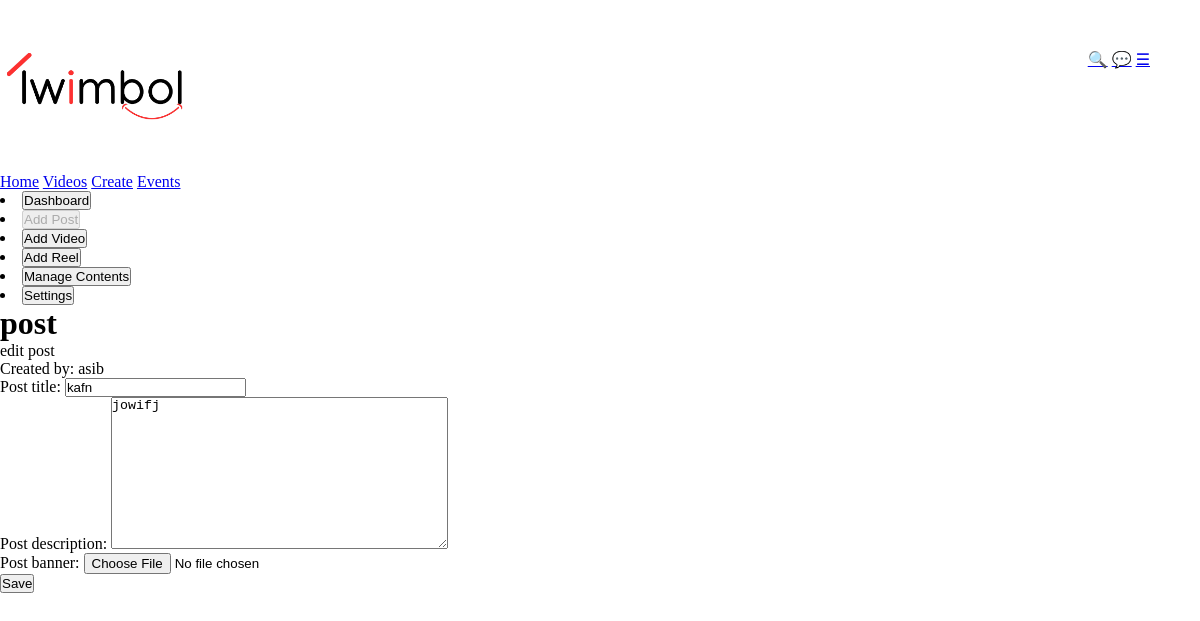
The app's page /create/post/38 (signed in), older data.
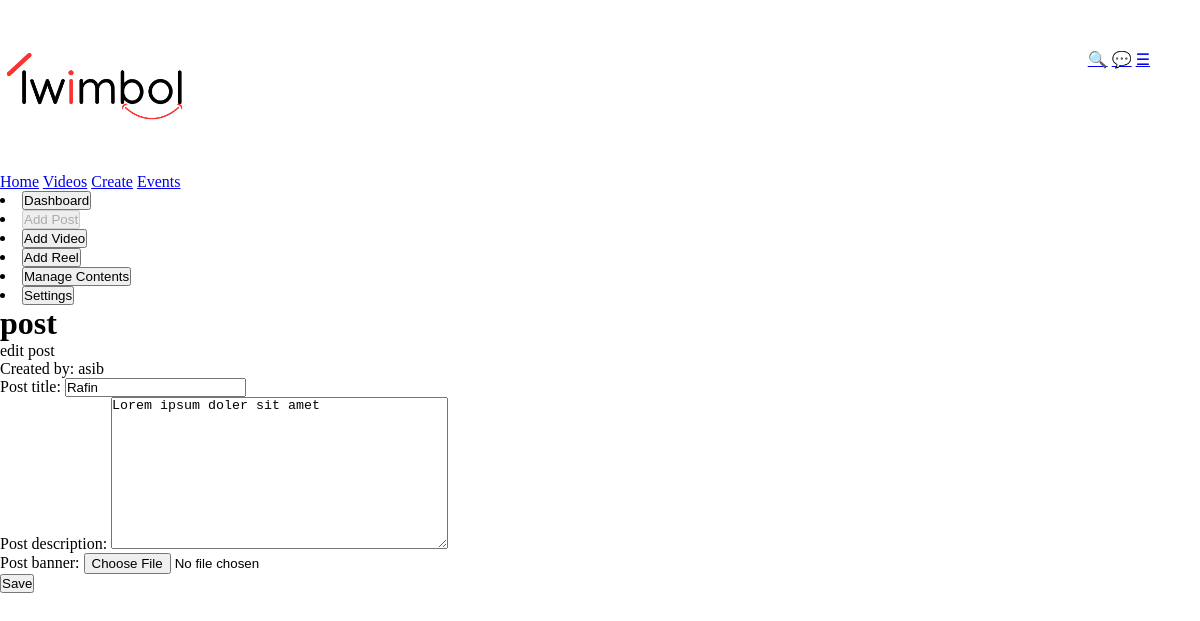
The same page, newer data.
### app/models.py (models this page shows, shortened)
class Post(models.Model):
    post_type = models.CharField(max_length=100)
    post_title = models.CharField(max_length=100)
    created_at = models.DateTimeField(auto_now_add=True)
    post_description = models.TextField(null=True)
    post_banner = models.ImageField(upload_to='img/posts/', null=True, blank=True)
    created_by = models.ForeignKey(User, on_delete=models.CASCADE, related_name='post_created_by')

### create/views.py (the view)
# urls.py: path('post/<int:post_id>', views.post_edit, name='post_create_edit'),
@login_required
def post_edit(request, post_id):
    message = ''
    try:
        post = Post.objects.get(id=post_id)
    except Post.DoesNotExist:
        return redirect(reverse('dashboard') + '?upload_message=post_not_found')
    user = request.user
    if post.created_by == user:
        if request.method == 'POST':
            form = PostForm(request.POST, request.FILES)
            form.instance.created_by = user
            if form.is_valid():
                Post.objects.filter(id=post_id).update(
                    post_title=form.cleaned_data['post_title'],
                    post_description=form.cleaned_data['post_description'],
                    post_type=form.cleaned_data['post_type'])
                if form.cleaned_data.get('post_banner'):
                    Post.objects.filter(id=post_id).update(
                    post_banner=form.cleaned_data['post_banner'])
                elif post.post_banner :
                    Post.objects.filter(id=post_id).update(
                    post_banner=post.post_banner)
                message = "post edited"
                return redirect(reverse('dashboard')+'?upload_message=success')
        else:
            form = PostForm(instance=post)
            message = 'edit post'
    else:
        message = "Cannot edit this post"
        form = None
    context={
        "create_action": "post",
        "post": post,
        "form": form,
        "message": message
    }
    return render(request, 'create.html', context)

### create/forms.py
class PostForm(forms.ModelForm):
    class Meta:
        model = Post
        fields = ['post_type', 'post_title', 'post_description', 'post_banner']
        widgets = {
            'post_type': forms.HiddenInput(attrs={'class': 'post_form_controls', 'id': 'post_form_type', 'value': 'post'}),
            'post_title': forms.TextInput(attrs={'class': 'post_form_controls', 'id': 'post_form_title'}),
            'post_description': forms.Textarea(attrs={'class': 'post_form_controls', 'id': 'post_form_description'}),
            'post_banner': forms.FileInput(attrs={'class': 'post_form_controls', 'id': 'post_form_banner'}),
        }
    def __init__(self, *args, **kwargs):
            super().__init__(*args, **kwargs)
            self.fields['post_description'].required = False
            self.fields['post_banner'].required = False

### create/templates/create.html (shortened to what this page needs)
{% extends 'base.html' %}
{% load static %}
{% block style %}<link rel="stylesheet" href="{%static 'css/creator.css' %}">{% endblock %}
{% block content %}
    <menu type="toolbar">
    <li>
        <a href="{% url 'dashboard' %}"
        ><button id="dashboard">Dashboard</button></a
        >
    </li>
    <li>
        <a href="{% url 'post' %}"
        ><button id="post">Add Post</button></a
        >
    </li>
    <li>
        <a href="{% url 'video' %}"
        ><button id="video">Add Video</button></a
        >
    </li>
    <li>
        <a href="{% url 'reel' %}"
        ><button id="reel">Add Reel</button></a
        >
    </li>
    <li>
        <a href="{% url 'manage-contents' %}"
        ><button id="manage-conents">Manage Contents</button></a
        >
    </li>
    <li>
        <a href="{% url 'settings' %}"
        ><button id="settings">Settings</button></a
        >
    </li>
    </menu>
    <h1>{{create_action}}</h1>
    {% if message %}{{message}}{% endif %}
    {%if post.created_by%} <p> Created by: {{post.created_by}}</p>{%endif%}
    {% if form %}
    <form action="" method="post" id="form-controls"  enctype="multipart/form-data">
        {{form.as_p}}
        <button type="submit">Save</button>
    </form>
    {% endif %}
{% endblock %}

Row changes from the older to the newer data that the page shows:
changed Post "post": post_title "kafn" → "Rafin"; post_description "jowifj" → "Lorem ipsum doler sit amet"
